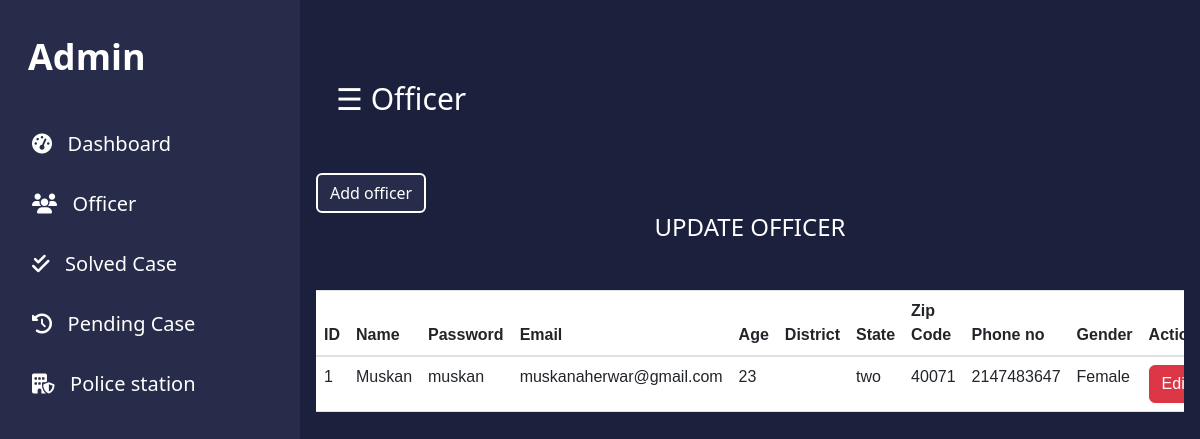
The app's page /html/finalAdmin/adminPHP/updateOfficer.php with its own data.
### tables this page shows
CREATE TABLE `updateofficer` (
  `Id` int(20) NOT NULL,
  `Name` varchar(30) NOT NULL,
  `Email` varchar(30) NOT NULL,
  `Password` varchar(20) NOT NULL,
  `Age` int(5) NOT NULL,
  `City` varchar(100) NOT NULL,
  `State` varchar(100) NOT NULL,
  `ZipCode` int(20) NOT NULL,
  `Contact` int(11) NOT NULL,
  `Gender` varchar(15) NOT NULL
);

### html/finalAdmin/adminPHP/updateOfficerQueryInsert.php (the view, shortened to what this page needs)
<?php
include "connection.php";
$query = "SELECT * FROM updateOfficer";
$result = $conn->query($query);
while ($row = $result->fetch_assoc()) {
    echo '
        <tr style="background:#272c4a">
            <td>' . $row['Id'] . '</td>
            <td>' . $row['Name'] . ' '.$row['middleName'].' '.$row['lastName'].'</td>
            <td>' . $row['Password'] . '</td>
            <td>' . $row['Email'] . '</td>
            <td>' . $row['Age'] . '</td>
            <td>' . $row['District'] . '</td>
            <td>' . $row['State'] . '</td>
            <td>' . $row['ZipCode'] . '</td>
            <td>' . $row['Contact'] . '</td>
            <td>' . $row['Gender'] . '</td>
            <td>
                <button class="btn btn-danger editbtn">Edit</button></a>
            </td>
            <td>
                <form action="updateOfficerDelete.php" method = "post">
                <input type = "hidden" name = "id" value="'.$row['Id'].'">
                <button class="btn btn-danger" name="delete" id ="'.$row['Id'].'" onclick="return checkDelete()">Delete</button>
                </form>
            </td>
        </tr>
        ';
}
?>

### html/finalAdmin/css/dashboard.css (style rules this page uses)
body { margin: 0px; padding: 0px; background-color: #1b203d; overflow: scroll; font-family: system-ui; }
html { scroll-behavior: smooth; }
td, th { text-align: left; padding: 15px; color: #ddd; border-bottom: 1px solid #81818140; }

### records on screen
updateofficer: Id "1", Name "Muskan", Password "muskan", Email "muskanaherwar@gmail.com", Age "23", State "two", ZipCode "40071", Contact "2147483647", Gender "Female"
